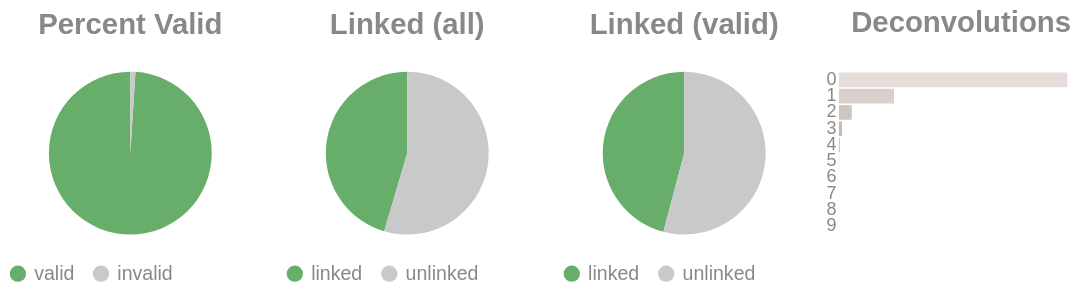

Notebook source saved alongside this figure:
### Code cell
if SKIPLR:
    pass
else:
    clash = Counter()
    for i in valids['molecule'].to_list():
        _mol = i.split("-")
        if len(_mol) == 1:
            clash.update('0')
        else:
            clash.update(_mol[-1])

    _d = {"deconvolutions": [], 'count': []}
    for k,v in clash.items():
        _d['deconvolutions'].append(k)
        _d['count'].append(v)

    tot_valid = valids['reads'].sum()
    mask = valids['reads'] >= 2
    n_linked_reads = valids.filter(mask)['reads'].sum()
    if n_linked_reads == 0:
        print_html("No linked molecules (>=2 reads) were detected; skipping linked-only distributions.")
        SKIPLR = True
    else:
        perc_valid = round(tot_valid / n_reads, 4)
        linked_perc_abs = round(n_linked_reads / n_reads, 4)
        linked_perc = round(n_linked_reads / tot_valid, 4)

    _valid = pl.DataFrame({"valids": ['valid', 'invalid'], "count": [tot_valid, n_reads - tot_valid]})
    _linked_abs = pl.DataFrame({"linked (absolute)": ['linked', 'unlinked'], "count": [n_linked_reads, n_reads - n_linked_reads]})
    _linked_rel = pl.DataFrame({"linked (valids)": ['linked', 'unlinked'], "count": [n_linked_reads, tot_valid - n_linked_reads]})

    (
        alt.hconcat(
            piechart(_valid, goodval = 'valid', title = "Percent Valid"),
            piechart(_linked_abs, goodval = "linked", title =  "Linked (all)"),
            piechart(_linked_rel, goodval = "linked", title =  "Linked (valid)"),
            convolutionbar(pl.DataFrame(_d), title = "Deconvolutions"),
            center = True,
            bounds = 'flush'
        )
        .resolve_scale(color='independent')
        .resolve_legend('independent')
        .properties(usermeta={'embedOptions': {"actions": False}})
    ).display()

### Figure 1 — Vega-Lite specification as saved in the notebook (floating-point values rounded to 4 significant figures)
{"width": "container", "height": 400, "config": {"title": {"anchor": "start", "dy": -15, "fontSize": 18, "color": "#888888", "subtitleColor": "#888888", "subtitleFontSize": 14}, "arc": {"fill": "#0072B2"}, "axis": {"domainColor": "#888888", "domainWidth": 0.5, "gridWidth": 0.2, "grid": false, "titleFontWeight": 400, "titleFontSize": 15, "labelFontSize": 11, "labelColor": "#888888", "tickColor": "#888888", "tickWidth": 0.2, "titleColor": "#888888"}, "axisBand": {"grid": false}, "axisX": {"grid": true, "tickSize": 10, "domainCap": "round"}, "axisY": {"domain": false, "grid": true, "tickSize": 0, "domainCap": "round"}, "background": "transparent", "header": {"labelFontSize": 15, "labelColor": "#888888", "titleFontSize": 15, "titleFontWeight": 600, "titleColor": "#888888"}, "legend": {"labelFont": "sans-serif", "labelFontSize": 12, "labelColor": "#888888", "symbolSize": 100, "symbolType": "circle", "titleFontSize": 12, "titlePadding": 10, "titleColor": "#888888", "title": null}, "range": {"category": ["#E69F00", "#56B4E9", "#009E73", "#F0E442", "#0072B2", "#D55E00", "#CC79A7", "#000000"], "diverging": ["#cfe8f3", "#a2d4ec", "#73bfe2", "#46abdb", "#1696d2", "#12719e"]}, "area": {"fill": "#0072B2", "fillOpacity": 0.7, "line": true, "strokeOpacity": 0.7}, "line": {"color": "#0072B2", "stroke": "#0072B2", "strokeWidth": 2}, "trail": {"color": "#0072B2", "stroke": "#0072B2", "strokeWidth": 0, "size": 1}, "point": {"filled": true, "fillOpacity": 1.0, "size": 95}, "text": {"color": "#888888", "fontSize": 11, "align": "right", "fontWeight": 400, "size": 11}, "bar": {"fill": "#0072B2", "stroke": null}, "view": {"stroke": null, "continuousWidth": 660, "continuousHeight": 400}}, "hconcat": [{"data": {"name": "data-6551970bba2f396e5fb3d14f5124d3d0"}, "mark": {"type": "arc"}, "encoding": {"color": {"field": "valids", "legend": {"orient": "bottom", "title": null}, "scale": {"domain": ["valid", "invalid"], "range": ["#68ae6b", "#C9C9C9"]}, "title": "Valids", "type": "nominal"}, "theta": {"field": "count", "type": "quantitative"}, "tooltip": [{"field": "valids", "title": "Valids", "type": "ordinal"}, {"field": "percent", "format": ".2%", "title": "Percent", "type": "quantitative"}, {"field": "count", "title": "Count", "type": "quantitative"}]}, "height": 100, "title": {"text": "Percent Valid", "align": "center", "anchor": "middle"}, "transform": [{"calculate": "datum.count / 13876997", "as": "percent"}], "width": 150}, {"data": {"name": "data-d58f794ed425c5f46e06f8d28d5e0565"}, "mark": {"type": "arc"}, "encoding": {"color": {"field": "linked (absolute)", "legend": {"orient": "bottom", "title": null}, "scale": {"domain": ["linked", "unlinked"], "range": ["#68ae6b", "#C9C9C9"]}, "title": "Linked (Absolute)", "type": "nominal"}, "theta": {"field": "count", "type": "quantitative"}, "tooltip": [{"field": "linked (absolute)", "title": "Linked (Absolute)", "type": "ordinal"}, {"field": "percent", "format": ".2%", "title": "Percent", "type": "quantitative"}, {"field": "count", "title": "Count", "type": "quantitative"}]}, "height": 100, "title": {"text": "Linked (all)", "align": "center", "anchor": "middle"}, "transform": [{"calculate": "datum.count / 13876997", "as": "percent"}], "width": 150}, {"data": {"name": "data-fc1161e99682a676c1e74dfb9f00243e"}, "mark": {"type": "arc"}, "encoding": {"color": {"field": "linked (valids)", "legend": {"orient": "bottom", "title": null}, "scale": {"domain": ["linked", "unlinked"], "range": ["#68ae6b", "#C9C9C9"]}, "title": "Linked (Valids)", "type": "nominal"}, "theta": {"field": "count", "type": "quantitative"}, "tooltip": [{"field": "linked (valids)", "title": "Linked (Valids)", "type": "ordinal"}, {"field": "percent", "format": ".2%", "title": "Percent", "type": "quantitative"}, {"field": "count", "title": "Count", "type": "quantitative"}]}, "height": 100, "title": {"text": "Linked (valid)", "align": "center", "anchor": "middle"}, "transform": [{"calculate": "datum.count / 13737984", "as": "percent"}], "width": 150}, {"data": {"name": "data-840daa5eb7f6b7322e70369c684399cb"}, "mark": {"type": "bar"}, "encoding": {"color": {"field": "deconvolutions", "legend": null, "scale": {"scheme": "lightgreyred"}, "type": "nominal"}, "tooltip": [{"field": "deconvolutions", "title": "Deconvolutions", "type": "ordinal"}, {"field": "percent", "format": ".2%", "title": "Percent", "type": "quantitative"}, {"field": "count", "title": "Count", "type": "quantitative"}], "x": {"axis": null, "field": "count", "type": "quantitative"}, "y": {"field": "deconvolutions", "sort": "ascending", "title": null, "type": "nominal"}}, "height": 100, "title": {"text": "Deconvolutions", "align": "center", "anchor": "middle"}, "transform": [{"calculate": "datum.count / 9831196", "as": "percent"}], "width": 150}], "bounds": "flush", "center": true, "resolve": {"legend": {"angle": "independent"}, "scale": {"color": "independent"}}, "usermeta": {"embedOptions": {"actions": false}}, "$schema": "https://vega.github.io/schema/vega-lite/v6.4.1.json", "datasets": {"data-6551970bba2f396e5fb3d14f5124d3d0": [{"valids": "valid", "count": 13737984}, {"valids": "invalid", "count": 139013}], "data-d58f794ed425c5f46e06f8d28d5e0565": [{"linked (absolute)": "linked", "count": 6304056}, {"linked (absolute)": "unlinked", "count": 7572941}], "data-fc1161e99682a676c1e74dfb9f00243e": [{"linked (valids)": "linked", "count": 6304056}, {"linked (valids)": "unlinked", "count": 7433928}], "data-840daa5eb7f6b7322e70369c684399cb": [{"deconvolutions": "0", "count": 7479715}, {"deconvolutions": "1", "count": 1801203}, {"deconvolutions": "2", "count": 419872}, {"deconvolutions": "3", "count": 98031}, {"deconvolutions": "4", "count": 23858}, {"deconvolutions": "5", "count": 6089}, {"deconvolutions": "6", "count": 1692}, {"deconvolutions": "7", "count": 518}, {"deconvolutions": "8", "count": 166}, {"deconvolutions": "9", "count": 52}]}}
